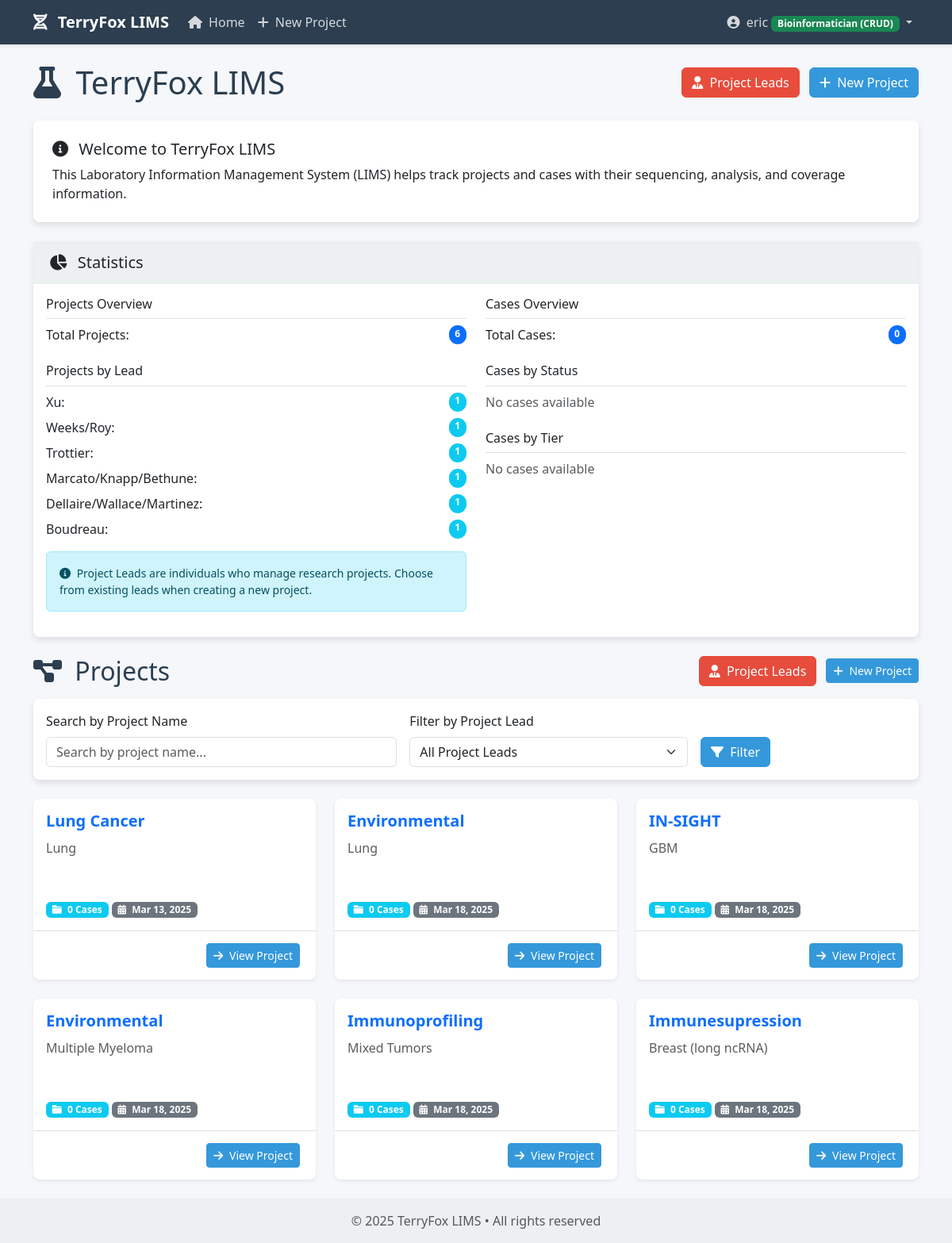
Screenshot of / (signed in) with the database file from the repository.
### core/models.py (models this page shows, shortened)
class ProjectLead(models.Model):
    name = models.CharField(max_length=255, unique=True)
    def __str__(self):
        return self.name
    class Meta:
        ordering = ['name']
        verbose_name = _('Project Lead')
        verbose_name_plural = _('Project Leads')

class Project(models.Model):
    name = models.CharField(max_length=255)
    description = models.TextField(blank=True)
    project_lead = models.ForeignKey(
        ProjectLead,
        on_delete=models.SET_NULL,
        null=True,
        blank=True,
        related_name='projects',
        verbose_name=_('Project Lead')
    )
    created_at = models.DateTimeField(auto_now_add=True)
    updated_at = models.DateTimeField(auto_now=True)
    created_by = models.ForeignKey(User, on_delete=models.CASCADE, related_name='created_projects')

### core/views.py (the view)
# urls.py: path('', views.home, name='home'),
@login_required
def home(request):
    filter_form = ProjectFilterForm(request.GET)
    projects = Project.objects.all()
    if filter_form.is_valid():
        project_name = filter_form.cleaned_data.get('name')
        project_lead = filter_form.cleaned_data.get('project_lead')
        if project_name:
            projects = projects.filter(name__icontains=project_name)
        if project_lead:
            projects = projects.filter(project_lead=project_lead)
    projects = projects.annotate(cases_count=Count('cases'))
    total_projects = Project.objects.count()
    total_cases = Case.objects.count()
    projects_by_lead = Project.objects.values('project_lead__name').annotate(count=Count('id')).order_by('-count')
    cases_by_status = Case.objects.values('status').annotate(count=Count('id')).order_by('-count')
    cases_by_tier = Case.objects.values('tier').annotate(count=Count('id')).order_by('-count')
    return render(request, 'core/home.html', {
        'projects': projects,
        'total_projects': total_projects,
        'total_cases': total_cases,
        'projects_by_lead': projects_by_lead,
        'cases_by_status': cases_by_status,
        'cases_by_tier': cases_by_tier,
        'filter_form': filter_form,
    })

### core/forms.py
class ProjectFilterForm(forms.Form):
    name = forms.CharField(
        required=False,
        widget=forms.TextInput(attrs={
            'class': 'form-control',
            'placeholder': _('Search by project name...')
        })
    )
    project_lead = forms.ModelChoiceField(
        queryset=ProjectLead.objects.all(),
        required=False,
        empty_label=_("All Project Leads"),
        widget=forms.Select(attrs={'class': 'form-select'})
    )
    def __init__(self, *args, **kwargs):
        super().__init__(*args, **kwargs)
        self.fields['project_lead'].queryset = ProjectLead.objects.all().order_by('name')

### templates/core/home.html (shortened to what this page needs)
{% extends 'base.html' %}
{% block content %}
<div class="d-flex justify-content-between align-items-center mb-4">
    <h1 class="mb-0"><i class="fas fa-flask me-2"></i> TerryFox LIMS</h1>
    <div>
        {% if user.is_superuser or user.groups.all.0.name == 'Bioinformatician' %}
        <a href="{% url 'project_lead_list' %}" class="btn btn-danger me-2">
            <i class="fas fa-user-tie me-1"></i> Project Leads
        </a>
        <a href="{% url 'project_create' %}" class="btn btn-primary">
            <i class="fas fa-plus me-1"></i> New Project
        </a>
        {% endif %}
    </div>
</div>
<div class="card mb-4">
    <div class="card-body p-4">
        <h5><i class="fas fa-info-circle me-2"></i> Welcome to TerryFox LIMS</h5>
        <p class="mb-0">This Laboratory Information Management System (LIMS) helps track projects and cases with their sequencing, analysis, and coverage information.</p>
    </div>
</div>
<div class="card mb-4">
    <div class="card-header">
        <h5 class="mb-0"><i class="fas fa-chart-pie me-2"></i> Statistics</h5>
    </div>
    <div class="card-body">
        <div class="row">
            <div class="col-md-6">
                <h6 class="border-bottom pb-2">Projects Overview</h6>
                <div class="d-flex justify-content-between mb-2">
                    <span>Total Projects:</span>
                    <span class="badge bg-primary rounded-pill">{{ total_projects }}</span>
                </div>
                <h6 class="border-bottom pb-2 mt-4">Projects by Lead</h6>
                {% for lead_stat in projects_by_lead %}
                    <div class="d-flex justify-content-between mb-2">
                        <span>{{ lead_stat.project_lead__name|default:"Not specified" }}:</span>
                        <span class="badge bg-info rounded-pill">{{ lead_stat.count }}</span>
                    </div>
                {% empty %}
                    <div class="text-muted">No project leads specified</div>
                {% endfor %}
                <div class="alert alert-info mt-3 small">
                    <i class="fas fa-info-circle me-1"></i> Project Leads are individuals who manage research projects. Choose from existing leads when creating a new project.
                </div>
            </div>
            <div class="col-md-6">
                <h6 class="border-bottom pb-2">Cases Overview</h6>
                <div class="d-flex justify-content-between mb-2">
                    <span>Total Cases:</span>
                    <span class="badge bg-primary rounded-pill">{{ total_cases }}</span>
                </div>
                <h6 class="border-bottom pb-2 mt-4">Cases by Status</h6>
                {% for status_stat in cases_by_status %}
                    <div class="d-flex justify-content-between mb-2">
                        <span>{{ status_stat.status|title }}</span>
                        <span class="badge badge-{{ status_stat.status }} rounded-pill">{{ status_stat.count }}</span>
                    </div>
                {% empty %}
                    <div class="text-muted">No cases available</div>
                {% endfor %}
                <h6 class="border-bottom pb-2 mt-4">Cases by Tier</h6>
                {% for tier_stat in cases_by_tier %}
                    <div class="d-flex justify-content-between mb-2">
                        <span>Tier {{ tier_stat.tier }}</span>
                        <span class="badge badge-{{ tier_stat.tier }} rounded-pill">{{ tier_stat.count }}</span>
                    </div>
                {% empty %}
                    <div class="text-muted">No cases available</div>
                {% endfor %}
            </div>
        </div>
    </div>
</div>
{% if projects %}
    <div class="d-flex justify-content-between align-items-center mb-3">
        <h2 class="mb-0"><i class="fas fa-project-diagram me-2"></i> Projects
        </h2>
        <div>
            {% if user.is_superuser or user.groups.all.0.name == 'Bioinformatician' %}
            <a href="{% url 'project_lead_list' %}" class="btn btn-danger me-2">
                <i class="fas fa-user-tie me-1"></i> Project Leads
            </a>
            <a href="{% url 'project_create' %}" class="btn btn-sm btn-primary">
                <i class="fas fa-plus me-1"></i> New Project
            </a>
            {% endif %}
        </div>
    </div>
    <div class="card mb-4">
        <div class="card-body">
            <form method="get" class="row g-3 align-items-end">
                <div class="col-md-5">
                    <label for="{{ filter_form.name.id_for_label }}" class="form-label">Search by Project Name</label>
                    {{ filter_form.name }}
                </div>
                <div class="col-md-4">
                    <label for="{{ filter_form.project_lead.id_for_label }}" class="form-label">Filter by Project Lead</label>
                    {{ filter_form.project_lead }}
                </div>
                <div class="col-md-auto">
                    <button type="submit" class="btn btn-primary">
                        <i class="fas fa-filter me-1"></i> Filter
                    </button>
                </div>
            </form>
        </div>
    </div>
    <div class="row">
        {% for project in projects %}
            <div class="col-md-6 col-lg-4 mb-4">
                <div class="card project-card h-100 shadow-sm">
                    <div class="card-body">
                        <h5 class="card-title">
                            <a href="{% url 'project_detail' project_id=project.id %}" class="text-decoration-none">
                                {{ project.name }}
                            </a>
                        </h5>
                        <p class="card-text text-muted">
                            {% if project.description %}
                                {{ project.description|truncatechars:100 }}
                            {% else %}
                                <em>No description provided</em>
                            {% endif %}
                        </p>
                        <div class="mt-3">
                            <span class="badge bg-info">
                                <i class="fas fa-folder me-1"></i> {{ project.cases_count }} Cases
                            </span>
                            <span class="badge bg-secondary">
                                <i class="fas fa-calendar-alt me-1"></i> {{ project.created_at|date:"M d, Y" }}
                            </span>
                        </div>
                    </div>
                    <div class="card-footer text-end">
                        <a href="{% url 'project_detail' project_id=project.id %}" class="btn btn-sm btn-primary">
                            <i class="fas fa-arrow-right me-1"></i> View Project
                        </a>
                    </div>
                </div>
            </div>
        {% endfor %}
    </div>
{% endif %}
{% endblock %}

### templates/base.html (shortened to what this page needs)
<!DOCTYPE html>
<html lang="en">
<head>
    <link href="https://cdn.jsdelivr.net/npm/bootstrap@5.3.0/dist/css/bootstrap.min.css" rel="stylesheet">
    <link rel="stylesheet" href="https://cdnjs.cloudflare.com/ajax/libs/font-awesome/6.0.0/css/all.min.css">
</head>
<body>
    <nav class="navbar navbar-expand-lg navbar-dark bg-dark mb-4">
        <div class="container">
            <a class="navbar-brand" href="{% url 'home' %}">
                <i class="fas fa-dna me-2"></i> TerryFox LIMS
            </a>
            <div class="collapse navbar-collapse" id="navbarNav">
                <ul class="navbar-nav me-auto">
                    <li class="nav-item">
                        <a class="nav-link" href="{% url 'home' %}">
                            <i class="fas fa-home me-1"></i> Home
                        </a>
                    </li>
                    {% if user.is_superuser or user.groups.all.0.name == 'Bioinformatician' %}
                    <li class="nav-item">
                        <a class="nav-link" href="{% url 'project_create' %}">
                            <i class="fas fa-plus me-1"></i> New Project
                        </a>
                    </li>
                    {% endif %}
                </ul>
                <ul class="navbar-nav">
                    {% if user.is_authenticated %}
                    <li class="nav-item dropdown">
                        <a class="nav-link dropdown-toggle" href="#" id="userDropdown" role="button" data-bs-toggle="dropdown">
                            <i class="fas fa-user-circle me-1"></i> {{ user.username }}
                            {% if user.is_superuser %}
                                <span class="badge bg-danger">Admin</span>
                            {% elif user.groups.all.0.name == 'PI' %}
                                <span class="badge bg-primary">PI (View Only)</span>
                            {% elif user.groups.all.0.name == 'Bioinformatician' %}
                                <span class="badge bg-success">Bioinformatician (CRUD)</span>
                            {% endif %}
                        </a>
                    </li>
                    {% else %}
                    <li class="nav-item">
                        <a class="nav-link" href="{% url 'login' %}">
                            <i class="fas fa-sign-in-alt me-1"></i> Login
                        </a>
                    </li>
                    {% endif %}
                </ul>
            </div>
        </div>
    </nav>
    <div class="container">
        {% block content %}{% endblock %}
    </div>
    <footer class="footer mt-auto py-3">
        <div class="container text-center">
            <span class="text-muted">© {% now "Y" %} TerryFox LIMS • All rights reserved</span>
        </div>
    </footer>
</body>
</html>

### templates/base.html (style rules this page uses)
:root { --primary-color: #2c3e50; --secondary-color: #3498db; --accent-color: #e74c3c; --light-color: #ecf0f1; --dark-color: #2c3e50; }
body { font-family: 'Segoe UI', Tahoma, Geneva, Verdana, sans-serif; background-color: #f5f7fa; color: var(--dark-color); }
.navbar { background-color: var(--primary-color) !important; box-shadow: 0 2px 4px rgba(0, 0, 0, 0.1); }
.navbar-brand { font-weight: bold; color: white !important; }
.nav-link { color: rgba(255, 255, 255, 0.8) !important; transition: color 0.3s; }
.card { border: none; border-radius: 8px; box-shadow: 0 4px 8px rgba(0, 0, 0, 0.1); transition: transform 0.3s, box-shadow 0.3s; margin-bottom: 20px; }
.card-header { background-color: var(--light-color); border-bottom: none; font-weight: bold; padding: 15px 20px; }
.btn-primary { background-color: var(--secondary-color); border-color: var(--secondary-color); }
.btn-danger { background-color: var(--accent-color); border-color: var(--accent-color); }
.footer { background-color: var(--light-color); padding: 20px 0; margin-top: 40px; }
.project-card { height: 100%; }
.project-card .card-body { display: flex; flex-direction: column; }
.project-card .card-title { font-size: 1.25rem; font-weight: bold; margin-bottom: 10px; }
.project-card .card-text { flex-grow: 1; }
.project-card .card-footer { background-color: transparent; border-top: 1px solid rgba(0, 0, 0, 0.125); padding: 15px 20px; }

### rows the page displays
ProjectLead: project_lead__name "Weeks/Roy", count "1"
ProjectLead: project_lead__name "Trottier", count "1"
ProjectLead: project_lead__name "Marcato/Knapp/Bethune", count "1"
ProjectLead: project_lead__name "Dellaire/Wallace/Martinez", count "1"
ProjectLead: project_lead__name "Boudreau", count "1"
Project: name "Lung Cancer", description "Lung", cases_count "0", created_at "Mar 13, 2025"
Project: name "Environmental", description "Lung", cases_count "0", created_at "Mar 18, 2025"
Project: name "IN-SIGHT", description "GBM", cases_count "0", created_at "Mar 18, 2025"
Project: name "Environmental", description "Multiple Myeloma", cases_count "0", created_at "Mar 18, 2025"
Project: name "Immunoprofiling", description "Mixed Tumors", cases_count "0", created_at "Mar 18, 2025"
Project: name "Immunesupression", description "Breast (long ncRNA)", cases_count "0", created_at "Mar 18, 2025"

### other values shown
{{ user.username }} "eric"
{{ total_projects }} "6"
{{ lead_stat.project_lead__name|default:"Not specified" }} "Xu"
{{ lead_stat.count }} "1"
{{ total_cases }} "0"
